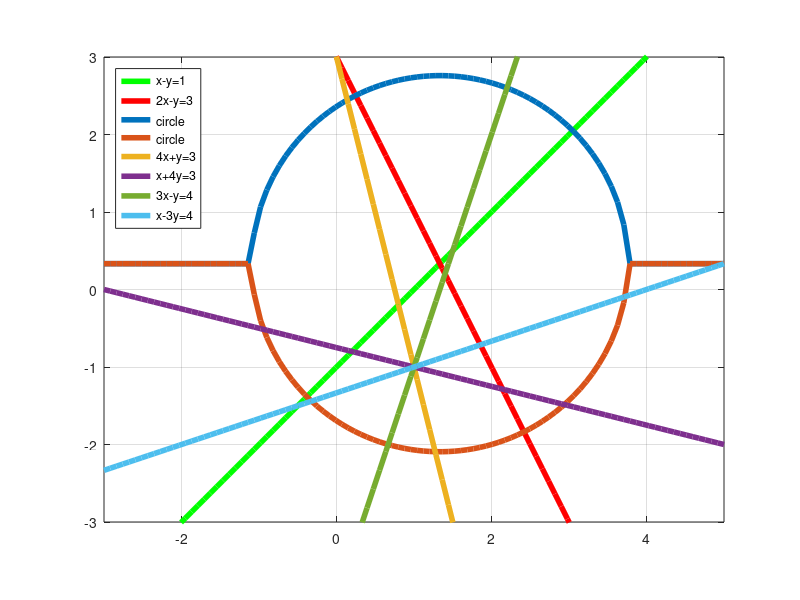

Recreate this plot in MATLAB.
clear;
close;
clc;

%Finding point of intersection
A = [1 -1; 2 1];
b = [1 3]';
O = inv(A)*b

%Finding the radius
P = [-1 1]';
r = norm(O-P)

%Intersection plot
x=linspace(-3,5,100);
y=x-1;
z=3-2*x;
plot(x,y,'g','LineWidth',4,x,z,'r','LineWidth',4)
axis("equal")
grid
hold
%clear;
%close;
%clc;
y=sqrt(53/9 - (x-(4/3)).^2)+1/3;
z=-(sqrt(53/9 - (x-(4/3)).^2))+1/3;
r=3-4*x;
s=-(3+x)./4;
t=3*x-4;
u=(x-4)./3;
plot(x,y,'LineWidth',4,x,z,'LineWidth',4,x,r,'LineWidth',4,x,s,'LineWidth',4,x,t,'LineWidth',4,x,u,'LineWidth',4)
axis([-3 5 -3 3])
legend('x-y=1','2x-y=3','circle','circle','4x+y=3','x+4y=3','3x-y=4','x-3y=4','location','northwest')
print ('ee16b1022.eps', '-color')
